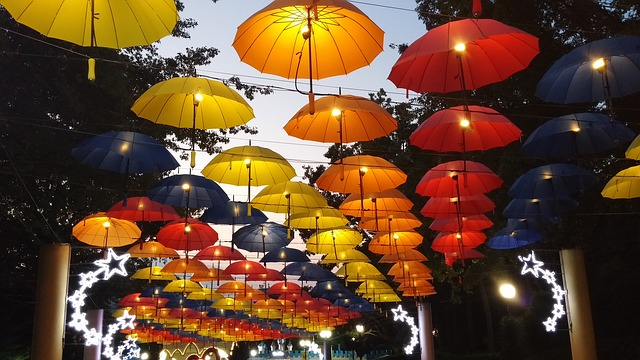
%> input picture exercise1/umbrellas.jpg, 640 x 360 px
$ octave exercise1_assignment2b.m   (GNU Octave 9; MATLAB toolbox functions it lacks are replaced by stand-ins)
%> lines starting %> are read from the running program, lines starting %| are printed output that depends on the picture
A = imread('umbrellas.jpg');
%> A is the input picture: size 360x640x3 uint8; mean R, G, B 105.2, 72.9, 47.4
size(A)
%> ans = [360 640 3]
A_gray = rgb2gray(A);
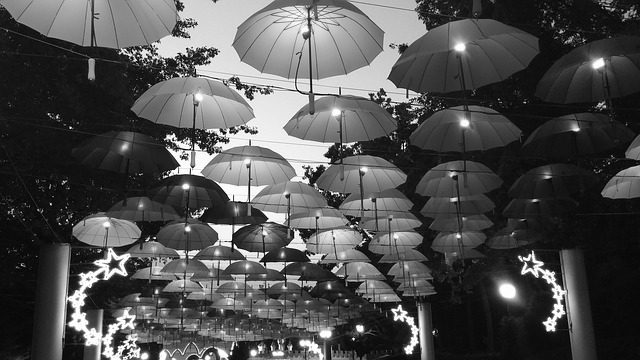
%> A_gray: size 360x640 uint8; min 0, max 255, mean 79.6
size(A_gray)
%> ans = [360 640]
vector = reshape(A_gray, numel(A_gray), 1);
vector = double(vector);

H1 = hist(vector, 10);
%> H1 = [73666 39480 25578 17790 15539 18787 11436 7977 10195 9952]
H2 = hist(vector, 20);
%> H2 = 20 values, max 61333 at index 2, min 3812 at index 16, mean 11520
H3 = hist(vector, 40);
%> H3 = 40 values, max 34869 at index 3, min 628 at index 1, mean 5760

figure(2);
subplot(1,3,1); bar(H1); axis square;
subplot(1,3,2); bar(H2); axis square;
subplot(1,3,3); bar(H3); axis square;
%> after `axis square`:
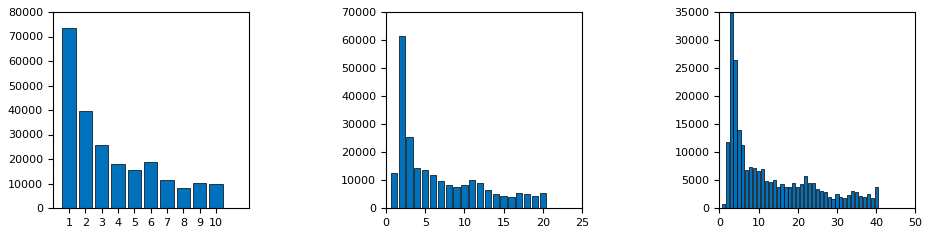
%> figure redrawn from the program's plot data, 3 panels; panel 1: tallest bar 73666 high, from x = 0.6 to 1.4; panel 2: tallest bar 61333 high, from x = 1.6 to 2.4; panel 3: tallest bar 34869 high, from x = 2.6 to 3.4

$ run again, with exercise1/monitor.jpg copied over exercise1/umbrellas.jpg
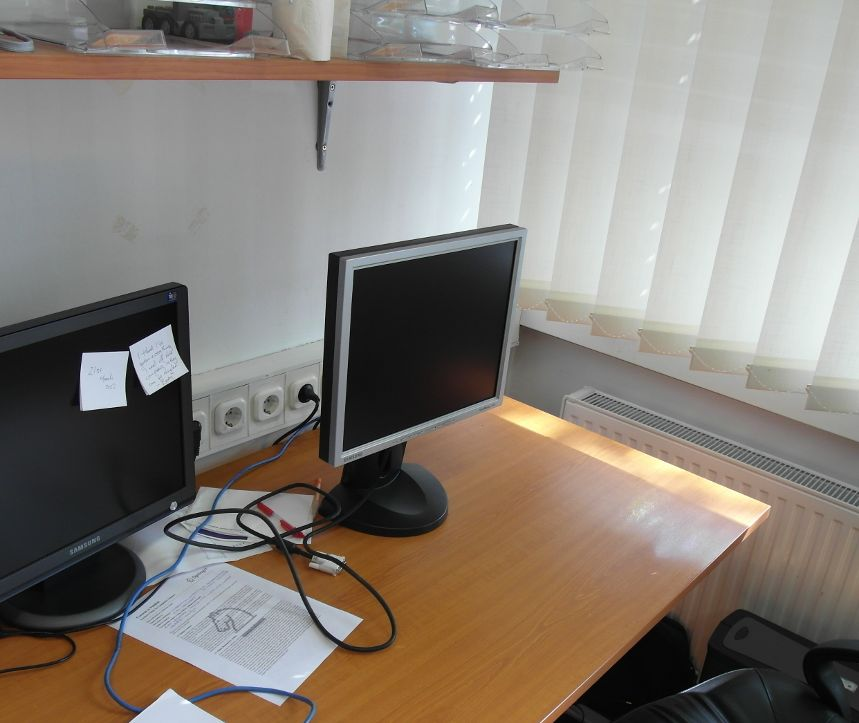
%> input picture exercise1/monitor.jpg, 859 x 723 px
%> A is the input picture: size 723x859x3 uint8; mean R, G, B 135.1, 127.3, 119
%> `A_gray = rgb2gray(A);`:
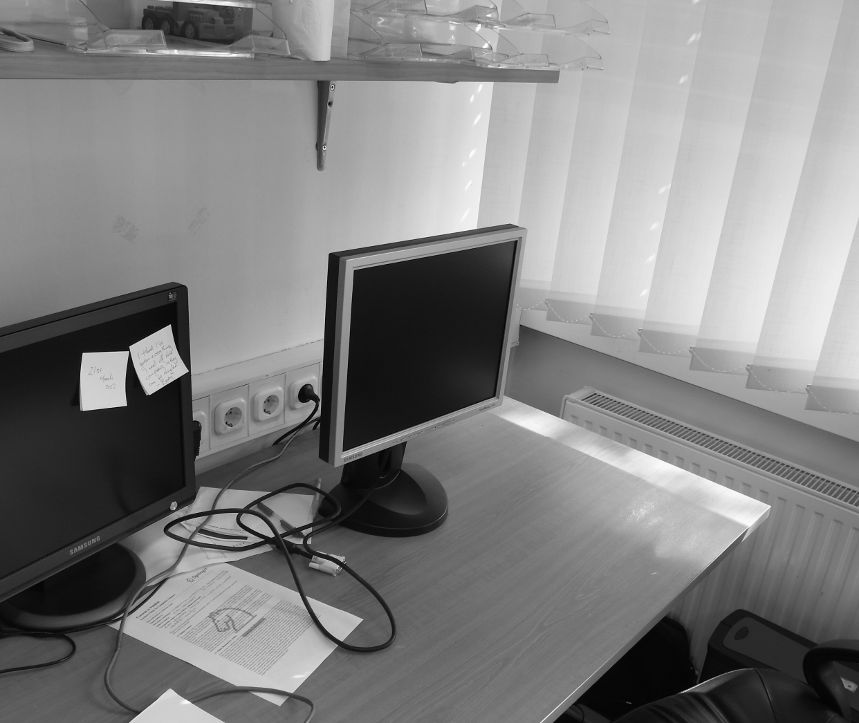
%> A_gray: size 723x859 uint8; min 0, max 254, mean 128.7
%> H1 = [57421 54351 23551 44323 100290 107658 65842 96453 60933 10235]
%> H2 = 20 values, max 71303 at index 12, min 897 at index 20, mean 31052.8
%> H3 = 40 values, max 36864 at index 24, min 260 at index 40, mean 15526.4
%> `axis square`:
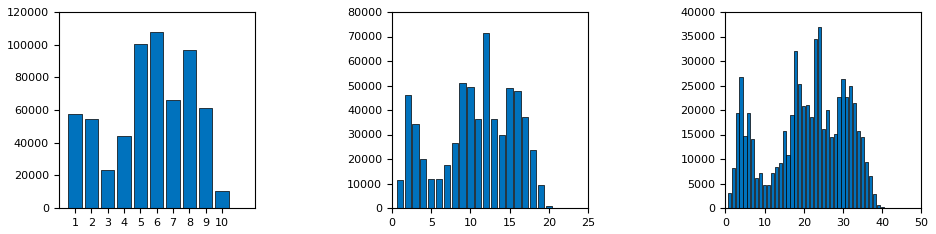
%> figure redrawn from the program's plot data, 3 panels; panel 1: tallest bar 107658 high, from x = 5.6 to 6.4; panel 2: tallest bar 71303 high, from x = 11.6 to 12.4; panel 3: tallest bar 36864 high, from x = 23.6 to 24.4

$ run again, with exercise1/trucks.jpg copied over exercise1/umbrellas.jpg
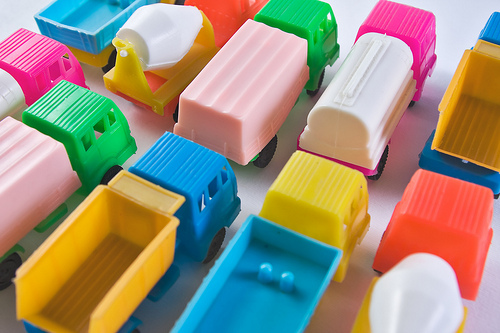
%> input picture exercise1/trucks.jpg, 500 x 333 px
%> A is the input picture: size 333x500x3 uint8; mean R, G, B 154.9, 144.4, 124.9
%> `A_gray = rgb2gray(A);`:
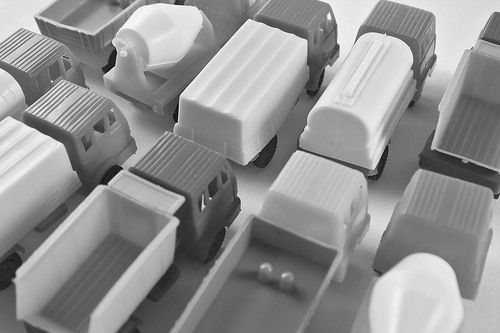
%> A_gray: size 333x500 uint8; min 2, max 255, mean 145.4
%> H1 = [115 3608 10029 25238 35554 22514 18025 19539 26808 5070]
%> H2 = 20 values, max 18020 at index 10, min 22 at index 1, mean 8325
%> H3 = 40 values, max 10569 at index 19, min 8 at index 1, mean 4162.5
%> `axis square`:
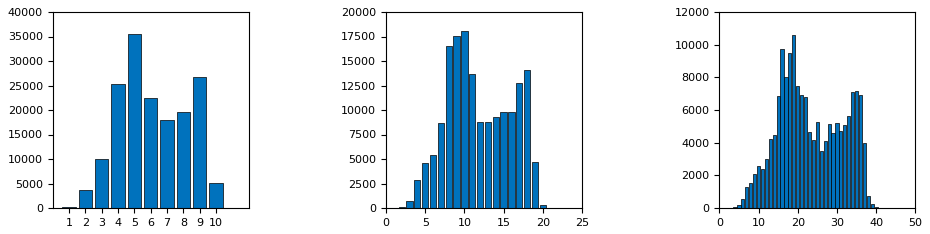
%> figure redrawn from the program's plot data, 3 panels; panel 1: tallest bar 35554 high, from x = 4.6 to 5.4; panel 2: tallest bar 18020 high, from x = 9.6 to 10.4; panel 3: tallest bar 10569 high, from x = 18.6 to 19.4
